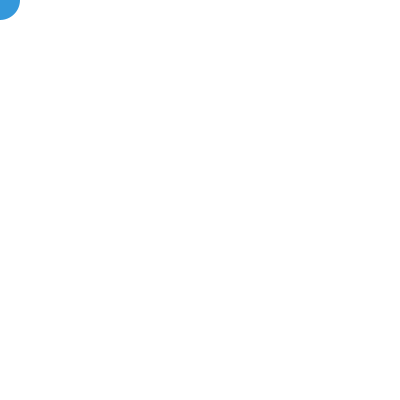
Frame 1 (no input)
Frame 60 (the mouse pressed at the canvas centre just before this capture): identical to frame 1, image omitted
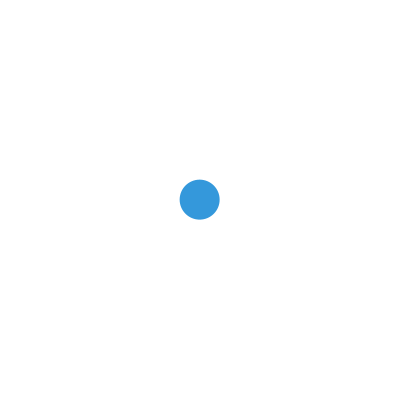
Frame 120 (the mouse held since frame 60 and released just before this capture)

The Processing sketch that drew these frames (run headless with seeded random() and noise(); from frame 60 on, the mouse is pressed at the canvas centre):

// Processing sketch: week10_2_mouse_follow_easing_expo
// ── week10_2_mouse_follow_easing_expo.pde
float x;
float y;

float xb;
float yb;

float pct = 0.1;

void setup() {
  size(400, 400);
}


void draw() {
  background(255);
  xb = mouseX;
  yb = mouseY;

  // expo moving algorithm
  x = x + (xb - x) * pct;
  y = y + (yb - y) * pct;

  // expo moving ellipse
  fill(#3498DB);
  noStroke();
  ellipse(x, y, 40, 40);

}
